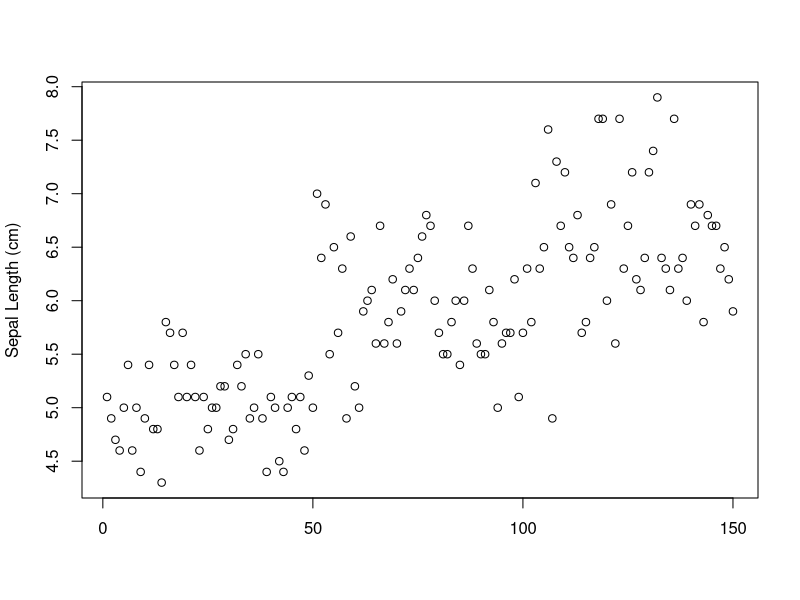
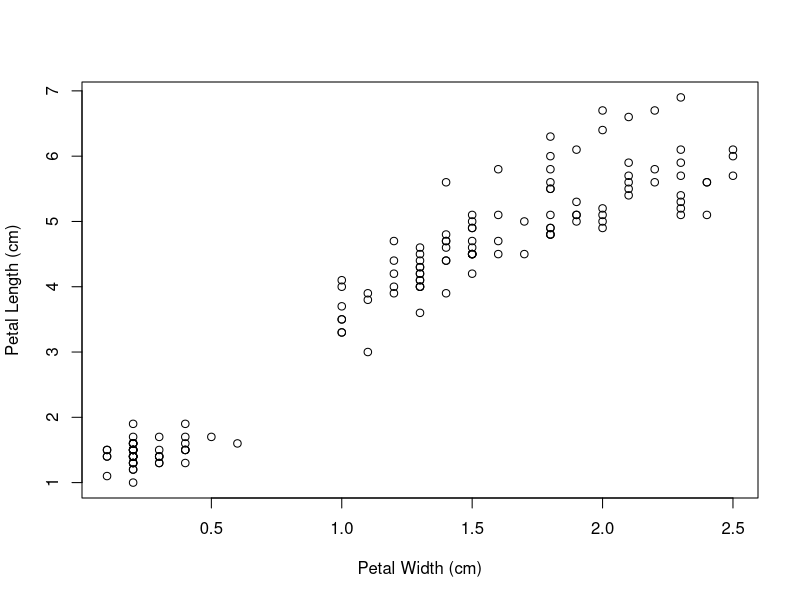
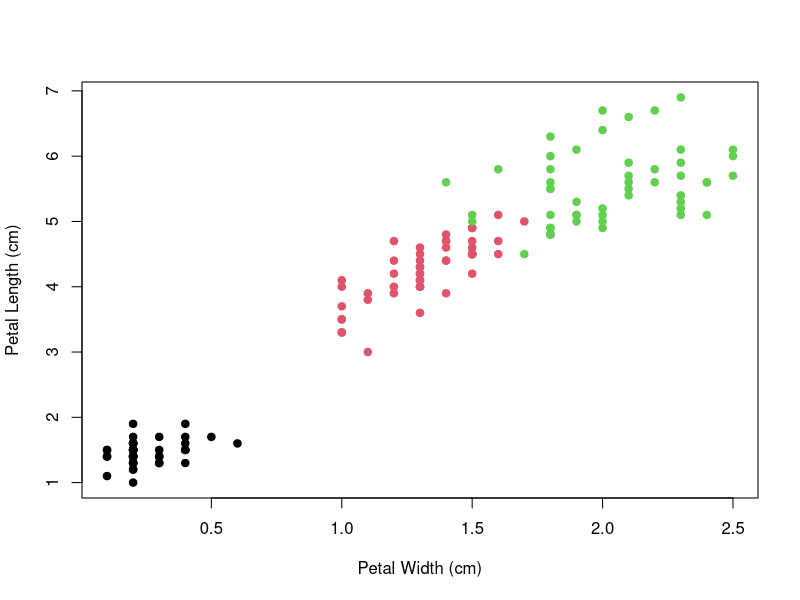
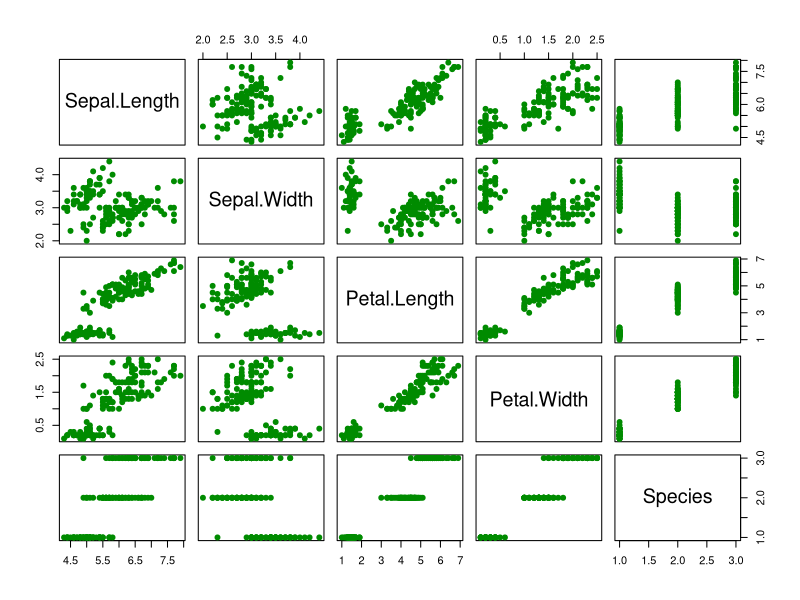
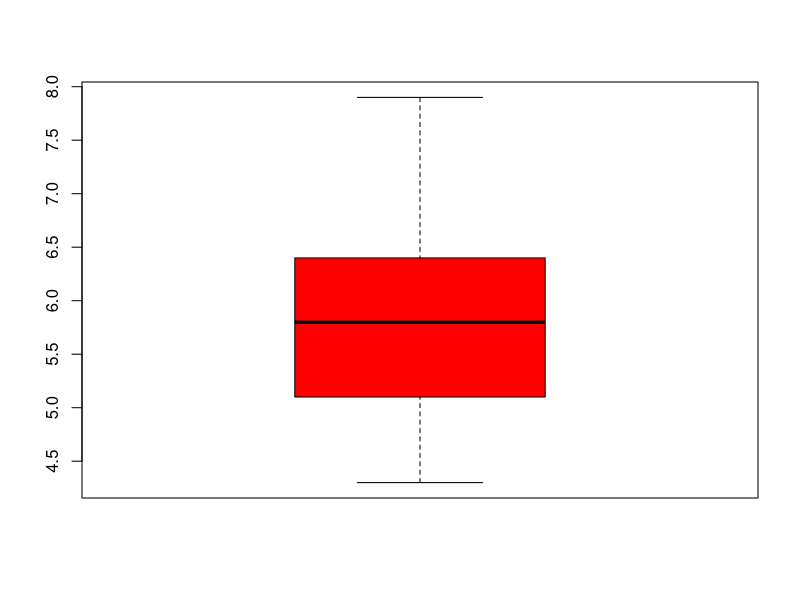
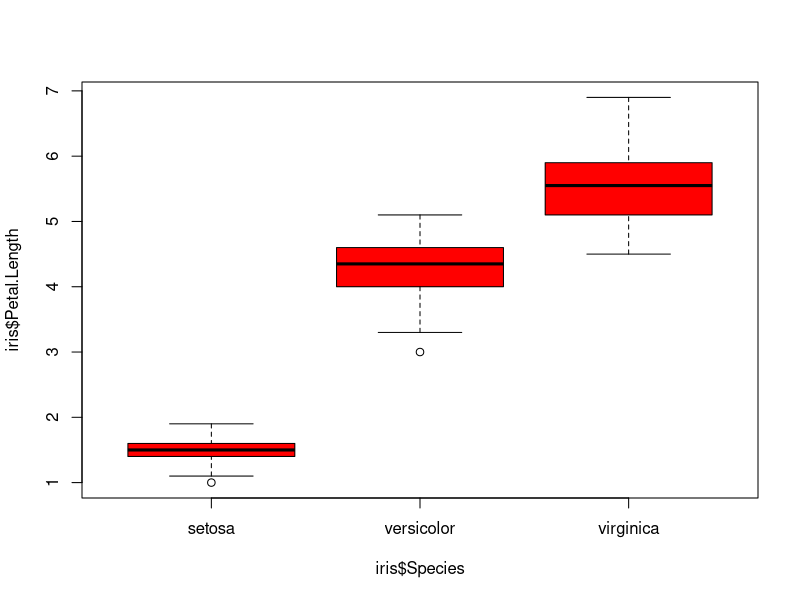
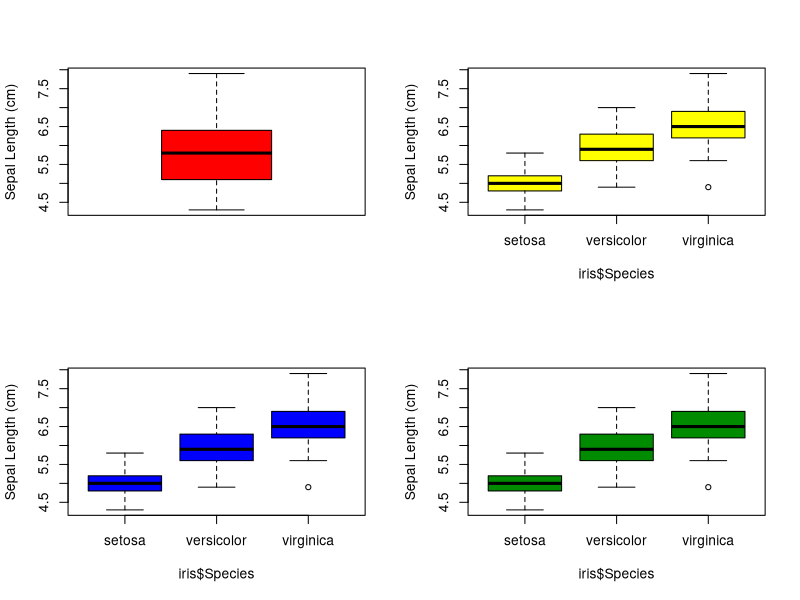

The R script that drew these images, in order:
## ---- chunk 1
knitr::opts_chunk$set(echo = TRUE)
## ---- chunk 2
data(iris)
str(iris)
## ---- chunk 3
plot(iris$Sepal.Length, ylab = "Sepal Length (cm)", xlab = "")
## ---- chunk 4
plot(iris$Petal.Length ~ iris$Petal.Width, ylab = "Petal Length (cm)", xlab = "Petal Width (cm)")
## ---- chunk 5
plot(iris$Petal.Length ~ iris$Petal.Width, 
     ylab = "Petal Length (cm)", xlab = "Petal Width (cm)",
     col = iris$Species, pch = 19)
## ---- chunk 6
pairs(iris, pch = 19, col = "Green4")
## ---- chunk 7
boxplot(iris$Sepal.Length, col = "Red")
## ---- chunk 8
boxplot(iris$Petal.Length ~ iris$Species, col = "Red")
## ---- chunk 9
par(mfrow = c(2, 2))
boxplot(iris$Sepal.Length, col = "Red", ylab = "Sepal Length (cm)")
boxplot(iris$Sepal.Length ~ iris$Species, col = "Yellow", ylab = "Sepal Length (cm)")
boxplot(iris$Sepal.Length ~ iris$Species, col = "Blue", ylab = "Sepal Length (cm)")
boxplot(iris$Sepal.Length ~ iris$Species, col = "Green4", ylab = "Sepal Length (cm)")
